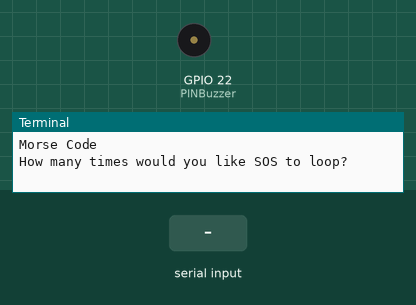
This program was run on a simulated Raspberry Pi (BCM pin numbers). Parts: buzzer (waves = sounding, pin HIGH), the last lines printed to the terminal. The test bench sets the inputs (shaded band).

Above: at 1.2 s.
1.3 s: "5" typed at the terminal, then Enter
At 2.25 s:
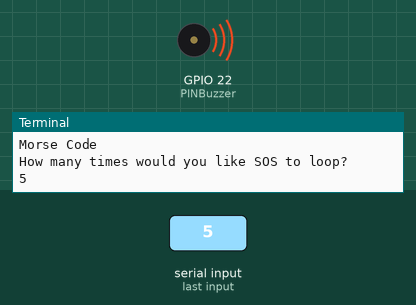
Timing chart, 0 to 10.3 s (numbered marks = the images above; inputs shaded):
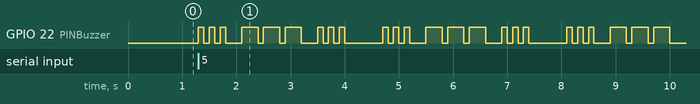

Measured:
- after the input at 1.3 s, GPIO 22 (PINBuzzer): LOW → HIGH at once, then repeats every 3.4 s: 2 × (LOW 0.10 s, HIGH 0.10 s), LOW 0.30 s, 2 × (HIGH 0.30 s, LOW 0.10 s), HIGH 0.30 s, LOW 0.30 s, 2 × (HIGH 0.10 s, LOW 0.10 s), HIGH 0.10 s, LOW 0.70 s, HIGH 0.10 s

The program:

6-morsecode.py
```python
# CamJam Edukit 1 - Basics
# Worksheet 6 - Morse Code

# Import Libraries
import os               # Gives Python access to Linux commands
import time             # Proves time related commands
import RPi.GPIO as GPIO # Gives access to the GPIO Pins

# Set the GPIO pin naming mode
GPIO.setmode(GPIO.BCM)
GPIO.setwarnings(False)

PINBuzzer = 22 # Sets the buzzer pin 22

# Sets PINBuzzer as an output pin and initialise it to 'off'
GPIO.setup(PINBuzzer, GPIO.OUT)
GPIO.output(PINBuzzer, GPIO.LOW)

def dot(): # A single Morse dot
    GPIO.output(PINBuzzer, GPIO.HIGH)
    time.sleep(0.1)
    GPIO.output(PINBuzzer, GPIO.LOW)
    time.sleep(0.1)

def dash(): # A single Morse dash
    GPIO.output(PINBuzzer, GPIO.HIGH)
    time.sleep(0.3)
    GPIO.output(PINBuzzer, GPIO.LOW)
    time.sleep(0.1)

def letterSpace(): # The space between letters
    time.sleep(0.2)

def wordSpace(): # The space between words
    time.sleep(0.6)

def morseS(): # The Morse for S, ...
    dot()
    dot()
    dot()

def morseO(): # The Morse for O, ---
    dash()
    dash()
    dash()

os.system('clear') # Clears the terminal window

print("Morse Code")

# Prompt the user for input
loop_count = input("How many times would you like SOS to loop? ")
loop_count = int(loop_count) # Convert text input into an integer

while loop_count > 0: # Loop around the chosen number of times
    loop_count = loop_count - 1
    morseS()
    letterSpace()
    morseO()
    letterSpace()
    morseS()
    wordSpace()

GPIO.cleanup()
```
